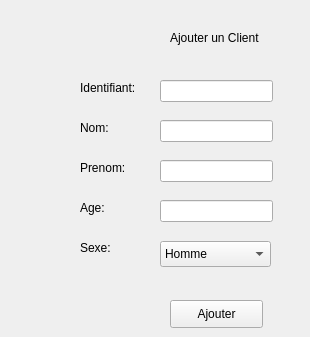
      <widget class="QWidget" name="tab_15">
       <attribute name="title">
        <string>Ajouter</string>
       </attribute>
       <widget class="QLineEdit" name="Nom_client">
        <property name="geometry">
         <rect>
          <x>160</x>
          <y>120</y>
          <width>113</width>
          <height>22</height>
         </rect>
        </property>
       </widget>
       <widget class="QLineEdit" name="id_client">
        <property name="geometry">
         <rect>
          <x>160</x>
          <y>80</y>
          <width>113</width>
          <height>22</height>
         </rect>
        </property>
       </widget>
       <widget class="QLineEdit" name="prenom_client">
        <property name="geometry">
         <rect>
          <x>160</x>
          <y>160</y>
          <width>113</width>
          <height>22</height>
         </rect>
        </property>
       </widget>
       <widget class="QLabel" name="label_16">
        <property name="geometry">
         <rect>
          <x>80</x>
          <y>80</y>
          <width>71</width>
          <height>16</height>
         </rect>
        </property>
        <property name="text">
         <string>Identifiant:</string>
        </property>
       </widget>
       <widget class="QLabel" name="label_17">
        <property name="geometry">
         <rect>
          <x>80</x>
          <y>120</y>
          <width>55</width>
          <height>16</height>
         </rect>
        </property>
        <property name="text">
         <string>Nom:</string>
        </property>
       </widget>
       <widget class="QLabel" name="label_18">
        <property name="geometry">
         <rect>
          <x>80</x>
          <y>160</y>
          <width>55</width>
          <height>16</height>
         </rect>
        </property>
        <property name="text">
         <string>Prenom:</string>
        </property>
       </widget>
       <widget class="QLabel" name="label_22">
        <property name="geometry">
         <rect>
          <x>170</x>
          <y>30</y>
          <width>131</width>
          <height>16</height>
         </rect>
        </property>
        <property name="text">
         <string>Ajouter un Client</string>
        </property>
       </widget>
       <widget class="QPushButton" name="Ajouter_client">
        <property name="geometry">
         <rect>
          <x>170</x>
          <y>300</y>
          <width>93</width>
          <height>28</height>
         </rect>
        </property>
        <property name="text">
         <string>Ajouter</string>
        </property>
       </widget>
       <widget class="QLabel" name="label_3">
        <property name="geometry">
         <rect>
          <x>80</x>
          <y>200</y>
          <width>31</width>
          <height>16</height>
         </rect>
        </property>
        <property name="text">
         <string>Age:</string>
        </property>
       </widget>
       <widget class="QLineEdit" name="age_client">
        <property name="geometry">
         <rect>
          <x>160</x>
          <y>200</y>
          <width>113</width>
          <height>22</height>
         </rect>
        </property>
       </widget>
       <widget class="QLabel" name="label_4">
        <property name="geometry">
         <rect>
          <x>80</x>
          <y>240</y>
          <width>55</width>
          <height>16</height>
         </rect>
        </property>
        <property name="text">
         <string>Sexe:</string>
        </property>
       </widget>
       <widget class="QComboBox" name="sexe">
        <property name="geometry">
         <rect>
          <x>160</x>
          <y>241</y>
          <width>111</width>
          <height>26</height>
         </rect>
        </property>
        <item>
         <property name="text">
          <string>Homme</string>
         </property>
        </item>
        <item>
         <property name="text">
          <string>Femme</string>
         </property>
        </item>
       </widget>
      </widget>
